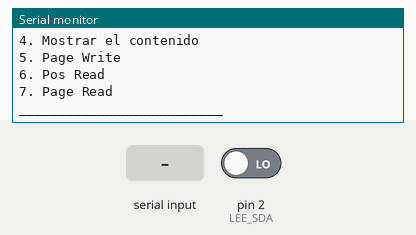
The sketch below on a simulated Arduino Uno, built with avr-gcc and run on an emulated ATmega328P. Parts: the last lines printed to the serial monitor. The inputs (shaded band) are chosen by the test bench; at power-on: pin 2 (LEE_SDA) LOW.

Above: at 1.2 s.
1.3 s: "1\n" received over Serial
At 3.3 s:
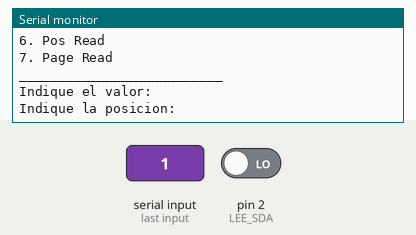
3.8 s: "90,45,200\n" received over Serial
At 3.87 s:
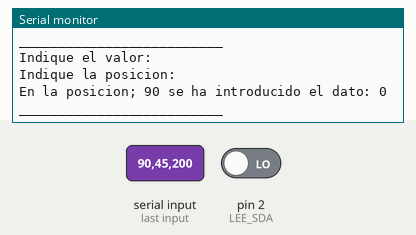
5.3 s: "2\n" received over Serial
At 6.1 s:
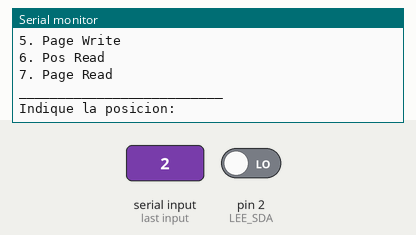
7.8 s: "3\n" received over Serial
At 8.7 s:
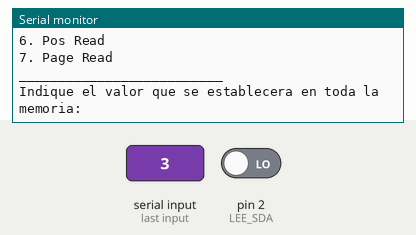
10.4 s: "4\n" received over Serial
At 10.52 s:
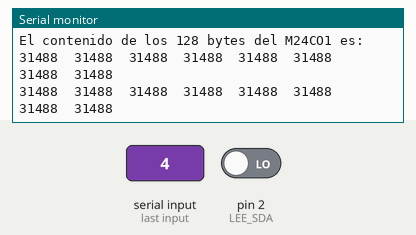
11.9 s: "5\n" received over Serial
At 13.9 s:
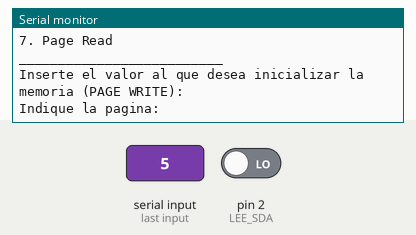

Measured:
- after the input at 1.3 s, the serial monitor: prints a new line at once (image 1)
- after the input at 3.8 s, the serial monitor: prints a new line at once (image 2)
- after the input at 7.8 s, the serial monitor: prints a new line at once (image 4)
- after the input at 10.4 s, the serial monitor: prints a new line at once (image 5)
- after the input at 11.9 s, the serial monitor: prints a new line at once (image 6)

The sketch:

improvements.ino
```cpp
//Asignación de pines
const int LEE_SDA = 2;
const int LEE_SCL = 3;
const int ESC_SDA = 4;
const int ESC_SCL = 5;
int pos;
int valor;
int pagina;

void setup() {
//Inicia canal serie velocidad bps
Serial.begin(9600);

  // Terminales de entrada
  pinMode(LEE_SDA, INPUT);
  pinMode(LEE_SCL, INPUT);

  // Terminales de salida
  pinMode(ESC_SDA, OUTPUT);
  pinMode(ESC_SCL, OUTPUT);

  //No interv el bus
  digitalWrite(ESC_SDA, HIGH);
  digitalWrite(ESC_SCL, HIGH);

}
//Mostrar opciones del programa
void loop(){
  Serial.println("\n__________________________\n");
  Serial.println("1. Guardar valor");
  Serial.println("2. Leer posicion");
  Serial.println("3. Inicializar memoria");
  Serial.println("4. Mostrar el contenido");
  Serial.println("5. Page Write");
  Serial.println("6. Pos Read");
  Serial.println("7. Page Read");
  Serial.println("__________________________\n");

//Petición y tratamiento de datos según la opción
while (Serial) {
  switch((int)Serial.parseInt()) {
    case 1:  Serial.println("\nIndique el valor:\n");
             while(Serial.available() <= 0);
             valor = Serial.parseInt();
             if (valor < 0 || valor > 255){
                Serial.println("\nColoque un valor correcto [0-255]\n");
                break;
             }

             Serial.println("\nIndique la posicion:\n");
             while(Serial.available() <= 0);
             pos = Serial.parseInt();
             if (pos < 0 || pos > 127){
                Serial.println("\nColoque un valor correcto [0-127]\n");
                break;
             }

             writeMem(valor, pos);
             showMessage(valor,pos);
             loop();
             break;

    case 2:  Serial.println("\nIndique la posicion:\n");
             while(Serial.available() <= 0);
             pos = Serial.parseInt();
             if (0 <= pos < 128) readMem(pos);
             loop();
             break;

    case 3:  Serial.println("\nIndique el valor que se establecera en toda la memoria:\n");
             while(Serial.available() <= 0);
             valor = Serial.parseInt();
             if (valor < 0 || valor > 255){
                Serial.println("\nCColoque un valor correcto [0-127]\n");
                break;
             }

             inicializar(valor);
             showMessage2(valor);
             loop();
             break;

    case 4:  Serial.println("\nEl contenido de los 128 bytes del M24CO1 es:\n");
             mostrarContenido();
             loop();
             break;

    case 5:  Serial.print("\nInserte el valor al que desea inicializar la memoria (PAGE WRITE): \n");
             while(Serial.available() <= 0);
             valor = Serial.parseInt();
             if (valor < 0 || valor > 255){
                Serial.println("\nColoque un valor correcto [0-255]\n");
                break;
             }
             Serial.println("\nIndique la pagina:\n");
             while(Serial.available() <= 0);
             pagina = Serial.parseInt();
             if (0 <= pagina < 128) writePage(valor,pagina*8);
             showMessage3(valor,pagina);
             loop();
             break;

    case 6:  Serial.println("\nIndique la posicion:\n");
             while(Serial.available() <= 0);
             pos = Serial.parseInt();
             if (0 <= pos < 128) readPos(pos);
             loop();
             break;

    case 7:  Serial.println("\nIndique la pagina:\n");
             while(Serial.available() <= 0);
             pagina = Serial.parseInt();
             if (0 <= pagina < 128) readPage(pagina*8);
             loop();
             break;

    }
  }
}

//Escribe un valor en la dirección de memoria asignada
void writeMem(int dato, int direccion) {
  Write:
  //START
  startCom();

  //DEV SEL, bus direc
  e_Bit1();
  e_Bit0();
  e_Bit1();
  e_Bit0();
  e_Bit0();
  e_Bit0();
  e_Bit0();

  //R/W
  e_Bit0();

  //ACK (1 emis SDA desb, escucha; 0 recep resp)
  if (r_Bit() == 1) goto Write;

  //BYTE ADDR
  for (int i = 7; i >= 0; i--) {
    if (bitRead(direccion,i) == 0) e_Bit0();
    else e_Bit1();
  }

  //ACK
  if (r_Bit() == 1) goto Write;

  //DATA IN
  for (int i = 7; i >= 0; i--) {
    if (bitRead(dato,i) == 0) e_Bit0();
    else e_Bit1();
  }

  //ACK
  if (r_Bit() == 1) goto Write;

  //STOP
  stopCom();
}

//Lee el contenido de una posición de memoria definida
void readMem(int direccion) {
  volatile byte dato;
  // START
  startCom();

  // DEV SEL, bus direc
  e_Bit1();
  e_Bit0();
  e_Bit1();
  e_Bit0();
  e_Bit0();
  e_Bit0();
  e_Bit0();

  // R/W
  e_Bit0();

  // ACK
  if (r_Bit() == 1) readMem(direccion);

  // BYTE ADDR
  for (int i = 7; i >= 0; i--) {
    if (bitRead(direccion,i) == 0) e_Bit0();
    else e_Bit1();

  }
  // ACK
  if (r_Bit() == 1) readMem(direccion);

  // START
  startCom();

  // DEV SEL
  e_Bit1();
  e_Bit0();
  e_Bit1();
  e_Bit0();
  e_Bit0();
  e_Bit0();
  e_Bit0();

  // R/W
  e_Bit1();

  //ACK
  if (r_Bit() == 1) readMem(direccion);

  //DATA OUT
  for (int i = 7; i >= 0; i--) bitWrite(dato,i,r_Bit());
  // NO ACK

  //STOP
  stopCom();

  //SHOW MESSAGE
  Serial.println();
  Serial.print("En la posicion ");
  Serial.print(direccion);
  Serial.print(" se encuentra el dato: ");
  Serial.print(dato);
}


//Inicializa toda la memoria con un dato
void inicializar(int dato) {
  for (int i = 0; i < 128; i++) writeMem(dato,i);
}


//Muestra el contenido que hay guardado en cada posición de memoria
void mostrarContenido() {
//Utilizamos un vector para alinear a la derecha los valores
char alinear[10];
    for (int i = 0; i < 128; i++){
      //Guardamos en el vector, con la alineacion, el contenido de memoria
      sprintf(alinear, "%5d", readByte(i));
      Serial.print(alinear);
      Serial.print("\t");
      if ((i+1)%8==0) Serial.println();
    }
}

//Escribe un valor en una página completa
void writePage(int dato, int pagina) {
Write:
  // START
startCom();

  // DEV SEL
e_Bit1();
e_Bit0();
e_Bit1();
e_Bit0();
e_Bit0();
e_Bit0();
e_Bit0();


  // R/W
e_Bit0();

  // ACK
if (r_Bit() == 1) goto Write;

for(int j = 0; j<8; j++){
  // BYTE ADDR
  for (int i = 0; i< 8; i++) {
    if (bitRead(pagina+j,i) == 0) e_Bit0();
    else e_Bit1();
  }

  // ACK
  if (r_Bit() == 1) goto Write;

  // DATA IN
  for (int i = 7; i >= 0; i--) {
    if (bitRead(dato,i) == 0) e_Bit0();
    else e_Bit1();
  }

  // ACK
  if (r_Bit() == 1) goto Write;
}
  // STOP
  stopCom();

}

//Lee el valor de las posiciones de memoria de una página completa
void readPage(int pagina){
int dato;
inicio:
  for(int j = 0; j<8; j++){
  // START
  startCom();

  // DEV SEL
  e_Bit1();
  e_Bit0();
  e_Bit1();
  e_Bit0();
  e_Bit0();
  e_Bit0();
  e_Bit0();

  // R/W
  e_Bit0();

  // ACK
  if (r_Bit() == 1) goto inicio;

  // BYTE ADDR
  for (int i = 7; i >= 0; i--) {
    if (bitRead(pagina+j,i) == 0) e_Bit0();
    else e_Bit1();
  }
  // ACK
  if (r_Bit() == 1) goto inicio;

// START
  startCom();

  // DEV SEL
  e_Bit1();
  e_Bit0();
  e_Bit1();
  e_Bit0();
  e_Bit0();
  e_Bit0();
  e_Bit0();

  // R/W
  e_Bit1();

  // ACK
  if (r_Bit() == 1) goto inicio;

  // DATA OUT
  for (int i = 7; i >= 0; i--) bitWrite(dato,i,r_Bit());
  // NO ACK

  Serial.print(dato);
  Serial.print("\t");
  // STOP
  stopCom();
  }
}

//Lee el contenido que se encuentra en una memoria y devuelve ese dato
int readByte(int direccion) {
  int dato;
  // START
  startCom();
  // DEV SEL
  e_Bit1();
  e_Bit0();
  e_Bit1();
  e_Bit0();
  e_Bit0();
  e_Bit0();
  e_Bit0();

  // R/W
  e_Bit0();

  // ACK
  if (r_Bit() == 1) readMem(direccion);

  // BYTE ADDR
  for (int i = 7; i >= 0; i--) {
    if (bitRead(direccion,i) == 0) e_Bit0();
    else e_Bit1();

  }
  // ACK
  if (r_Bit() == 1) readMem(direccion);

  // START
  startCom();

  // DEV SEL
  e_Bit1();
  e_Bit0();
  e_Bit1();
  e_Bit0();
  e_Bit0();
  e_Bit0();
  e_Bit0();

  // R/W
  e_Bit1();

  // ACK
  if (r_Bit() == 1) readMem(direccion);

  // DATA OUT
  for (int i = 7; i >= 0; i--) bitWrite(dato,i,r_Bit());
  // NO ACK

  // STOP
  stopCom();

  return dato;
}
//Muestra el contenido que hay guardadodesde una posición de memoria
void readPos(int pos) {
    for (int i = pos; i < 128; i++){
      //Mostramos el contenido
      Serial.print(readByte(i));
      Serial.print("\t");
      if ((i+1)%8==0) Serial.println();
    }
}
//Muestra el mensaje cuando se introduce algún dato en alguna posición de memoria
void showMessage(int dato, int direccion){
  Serial.println();
  Serial.print("En la posicion; ");
  Serial.print(direccion);
  Serial.print(" se ha introducido el dato: ");
  Serial.print(dato);
  Serial.println("\n");
}

//Muestra el mensaje cuando se introduce algún dato en toda la memoria
void showMessage2(int dato){
  Serial.println();
  Serial.print("Se ha introducido el dato: ");
  Serial.print(dato);
  Serial.print(" en toda la memoria");
  Serial.println("\n");
}

//Muestra el mensaje cuando se introduce algún dato en una página
void showMessage3(int dato, int pagina){
  Serial.print("Se ha introducido el dato: ");
  Serial.print(dato);
  Serial.print(" en la pagina: ");
  Serial.print(pagina);
  Serial.print("\n");
}

/////////////////////////////////////////////////////////////////////////
/////////////////////////////////////////////////////////////////////////
void startCom() {
  digitalWrite(ESC_SDA, HIGH);
  digitalWrite(ESC_SCL, HIGH);

  while (digitalRead(LEE_SDA) == HIGH && digitalRead(LEE_SCL) == HIGH){
    digitalWrite(ESC_SDA, LOW);
    digitalWrite(ESC_SCL, HIGH);

    digitalWrite(ESC_SDA, LOW);
    digitalWrite(ESC_SCL, LOW);
  }

}

void stopCom() {
  digitalWrite(ESC_SDA, LOW);
  digitalWrite(ESC_SCL, LOW);

  digitalWrite(ESC_SDA, LOW);
  digitalWrite(ESC_SCL, HIGH);

  digitalWrite(ESC_SDA, HIGH);
  digitalWrite(ESC_SCL, HIGH);

  digitalWrite(ESC_SDA, HIGH);
  digitalWrite(ESC_SCL, HIGH);

}

void e_Bit1() {
  digitalWrite(ESC_SDA, HIGH);
  digitalWrite(ESC_SCL, LOW);

  digitalWrite(ESC_SDA, HIGH);
  digitalWrite(ESC_SCL, HIGH);

  digitalWrite(ESC_SDA, HIGH);
  digitalWrite(ESC_SCL, HIGH);

  digitalWrite(ESC_SDA, HIGH);
  digitalWrite(ESC_SCL, LOW);
}

void e_Bit0() {
  digitalWrite(ESC_SDA, LOW);
  digitalWrite(ESC_SCL, LOW);

  digitalWrite(ESC_SDA, LOW);
  digitalWrite(ESC_SCL, HIGH);

  digitalWrite(ESC_SDA, LOW);
  digitalWrite(ESC_SCL, HIGH);

  digitalWrite(ESC_SDA, LOW);
  digitalWrite(ESC_SCL, LOW);
}

byte r_Bit() {
  int valor = 0;
  digitalWrite(ESC_SDA, HIGH);
  digitalWrite(ESC_SCL, LOW);

  digitalWrite(ESC_SDA, HIGH);
  digitalWrite(ESC_SCL, HIGH);

  if (digitalRead(LEE_SDA) == HIGH) valor = 1;

  digitalWrite(ESC_SDA, HIGH);
  digitalWrite(ESC_SCL, LOW);

  return valor;
}
```
